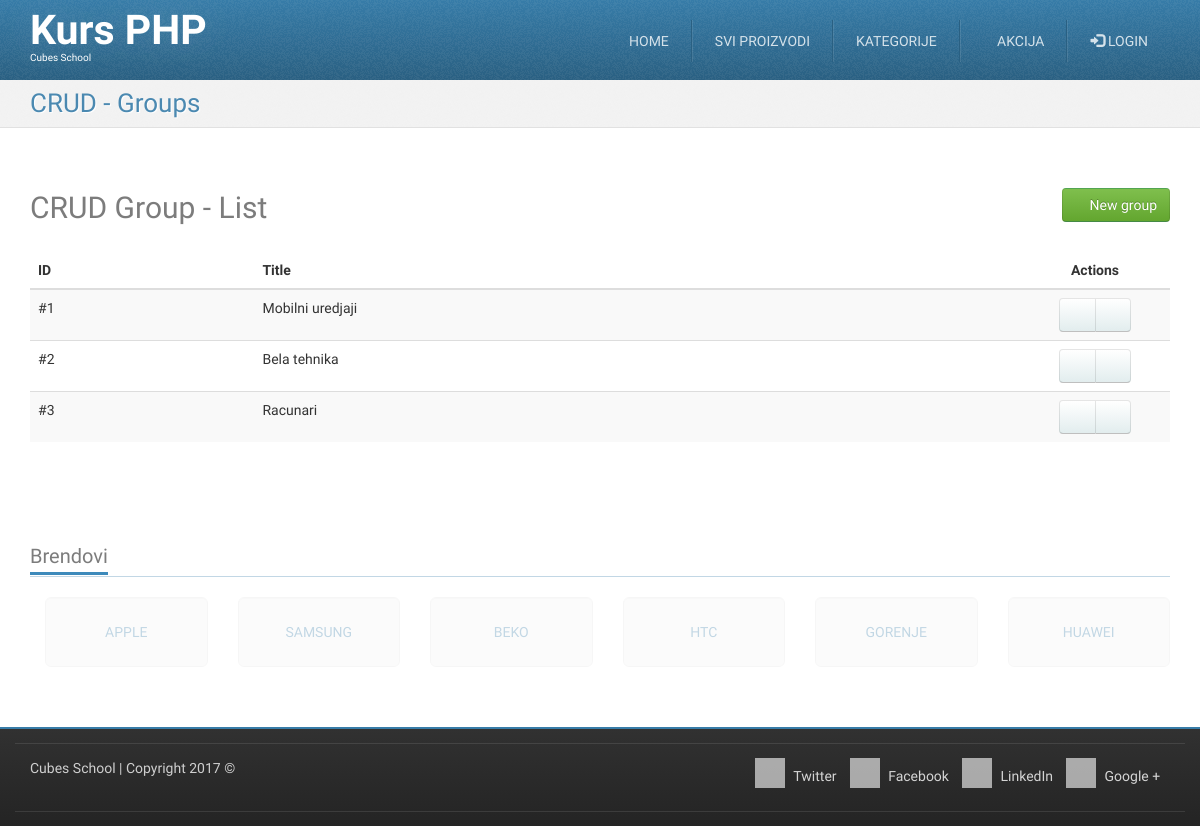
Before: /crud-group-list.php with the older database file.
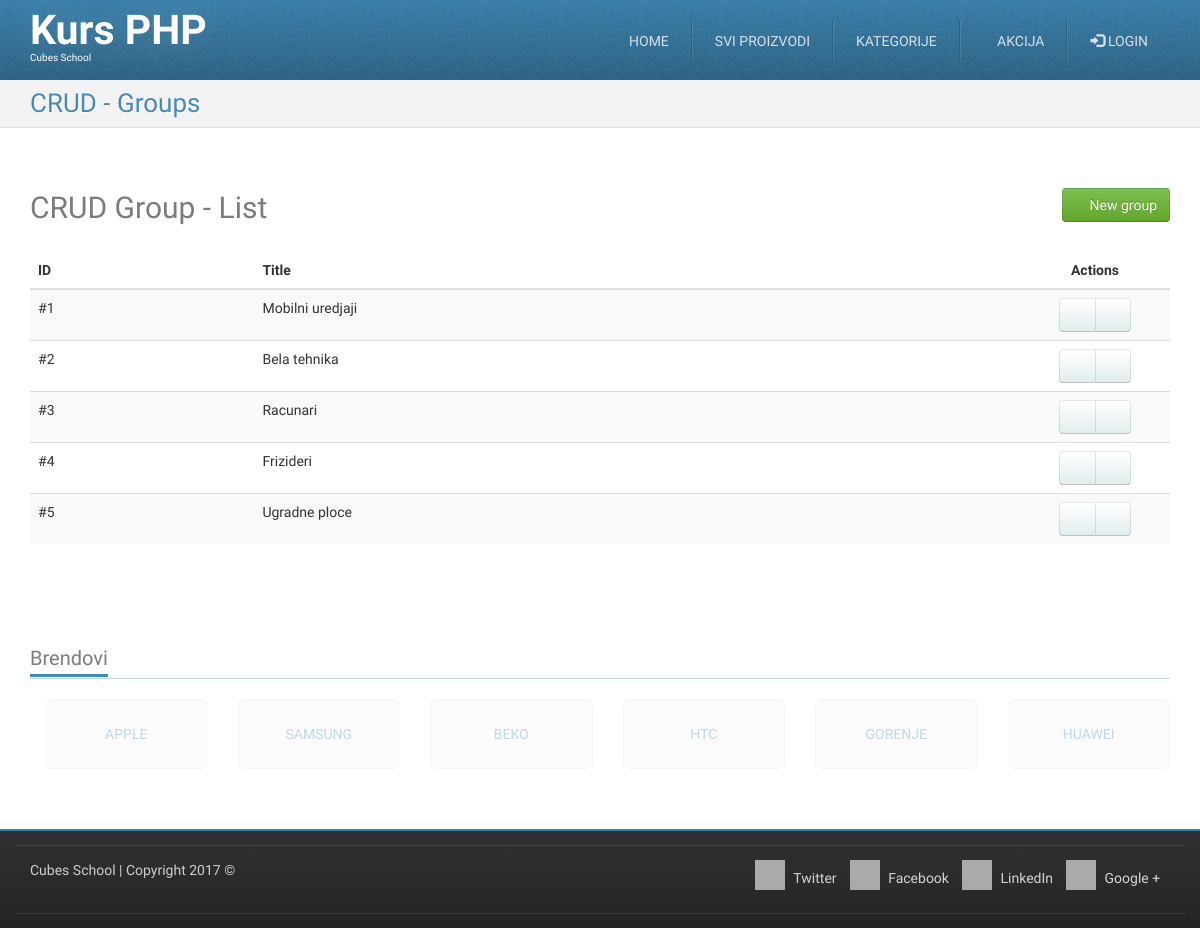
After: the same page with the newer database file.
### tables this page shows
CREATE TABLE `groups` (
  `id` int(11) NOT NULL,
  `title` varchar(255) NOT NULL
);

### crud-group-list.php (called while the page is built, shortened)
<?php
require_once __DIR__ . '/models/m_groups.php';
$groups = groupsFetchAll();
require_once __DIR__ . '/views/layout/header.php';
require_once __DIR__ . '/views/templates/t_crud-group-list.php';
require_once __DIR__ . '/views/layout/footer.php';

### models/m_groups.php (called while the page is built, shortened)
<?php
require_once __DIR__ . '/m_database.php';
function groupsFetchAll() {
	$query = "SELECT `groups`.* FROM `groups`";
	return dbFetchAll($query);
}

### models/m_database.php (called while the page is built, shortened)
<?php
function dbGetLink() {
	static $link;
	if (!isset($link)) {
		$link = mysqli_connect('127.0.0.1', 'cubes', 'cubes', 'cubes-php-mysql');
	}
	return $link;
}
function dbQuery($query) {
	$link = dbGetLink();
	$result = mysqli_query($link, $query);
	return $result;
}
function dbFetchAll($query) {
	$result = dbQuery($query);
	return mysqli_fetch_all($result, MYSQLI_ASSOC);
}

### views/templates/t_crud-group-list.php (the view)
<div id="highlighted">
	<div class="container">
		<div class="header">
			<h2 class="page-title">
				<span>CRUD - Groups</span>
			</h2>
		</div>
	</div>
</div>
<div id="content">
	<div class="container portfolio">
		<div class="row">
			<div class="col-md-12">
				<h2>
					CRUD Group - List
                                                      <a href="/crud-brand-insert.php" class="pull-right btn btn-success">
						<i class="fa fa-plus-circle"></i>
						New group
					</a>
				</h2>
			</div>
		</div>
		<div class="row">
			<div class="col-md-12">
				<table class="table table-striped table-hover">
					<thead>
						<tr>
							<th>ID</th>
							<th>Title</th>
							<th class="actions text-center">Actions</th>
						</tr>
					</thead>
					<tbody>
						<?php foreach ($groups as $group) {?>
						<tr>
							<td>
                                                                          #<?php echo htmlspecialchars($group['id']);?>
							</td>
							<td>
                                                                         <?php echo htmlspecialchars($group['title']);?>
							</td>
							<td class="text-center">
								<div class="btn-group">
                                                                                  <a href="/crud-group-edit.php" class="btn btn-default"><i class="fa fa-pencil"></i></a>
									<a href="#" class="btn btn-default"><i class="fa fa-trash"></i></a>
								</div>
							</td>
						</tr>
						<?php }?>
					</tbody>
				</table>
			</div>
		</div>
	</div>
</div>

Changed rows visible on the page:
added groups: id "4", title "Frizideri"
added groups: id "5", title "Ugradne ploce"
